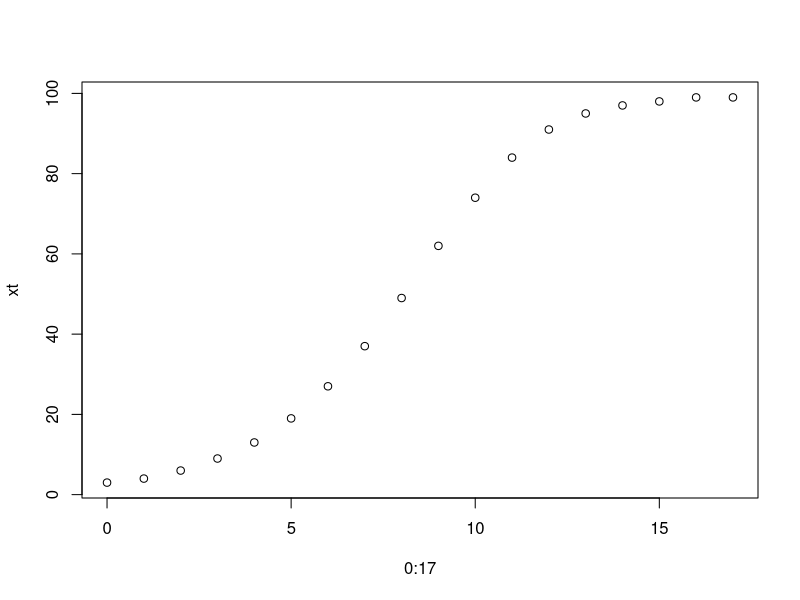
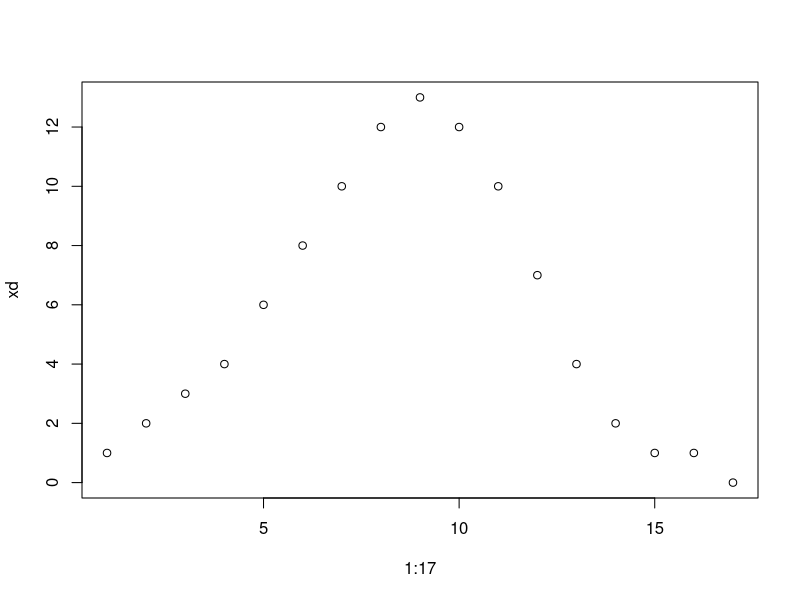

The R source for these figures, in order:
inc <- function(x) {x + round((100-x)*x/(2*99))}

xt <- numeric(18)
xd <- numeric(17)

xt[1] <- 3

for (i in 1:17) {
  xt[i+1] <- inc(xt[i])
  xd[i] <- xt[i+1]-xt[i]
}

plot(0:17,xt)
plot(1:17,xd)

